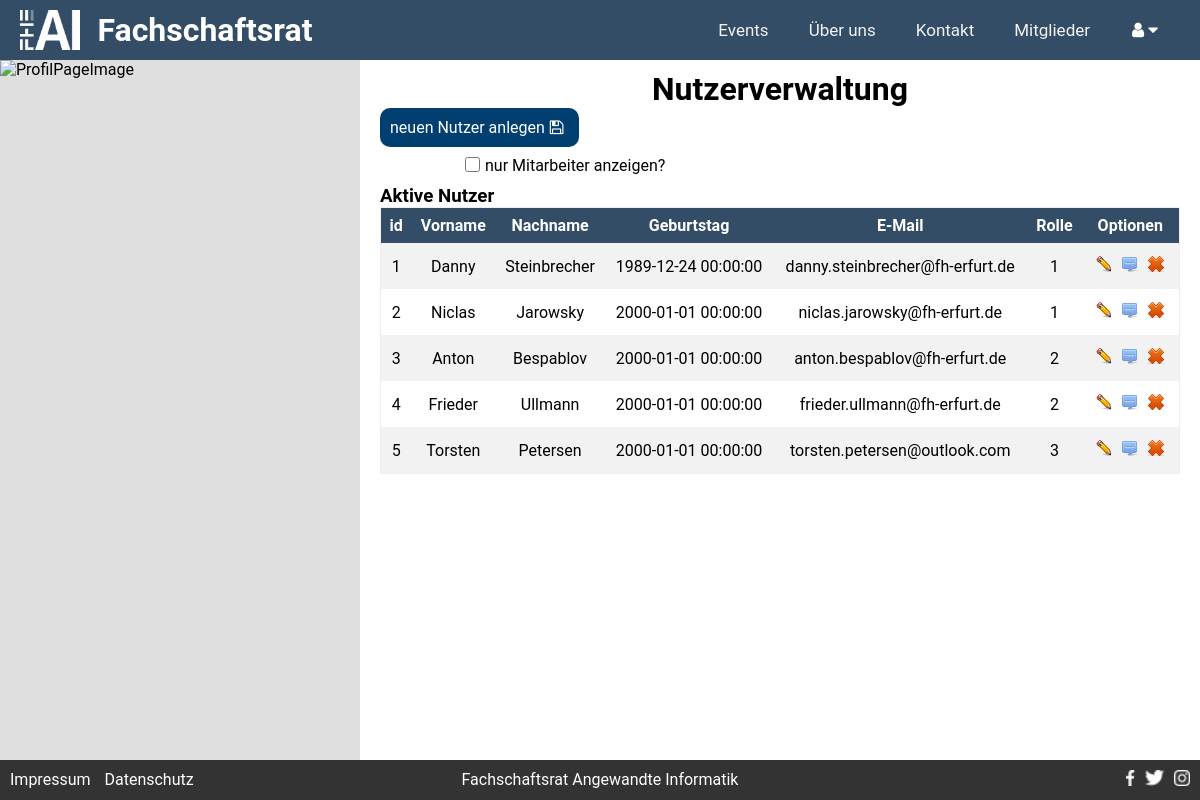
The app's page /index.php/?c=pages&a=userManagement (signed in), older data.
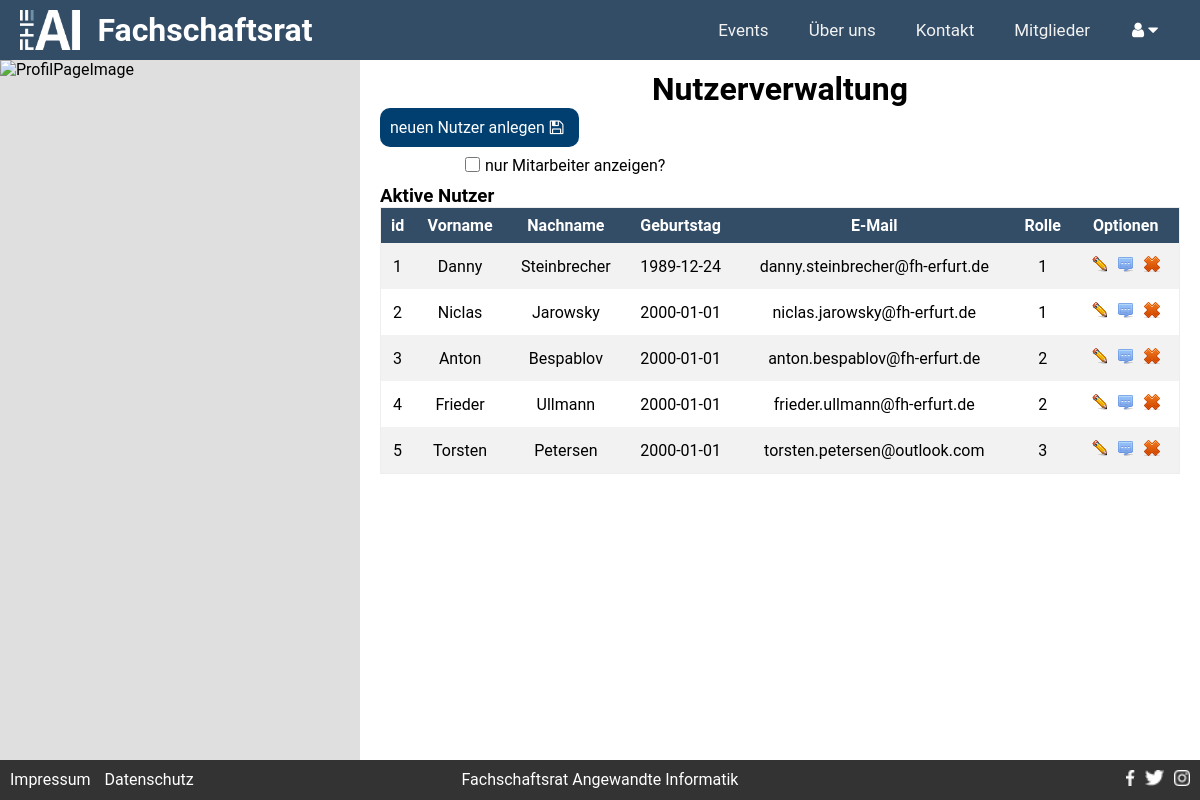
The same page, newer data.
### tables this page shows
CREATE TABLE IF NOT EXISTS `USER` (
  `ID` INT NOT NULL AUTO_INCREMENT,
  `CREATED_AT` TIMESTAMP NOT NULL DEFAULT CURRENT_TIMESTAMP,
  `UPDATED_AT` TIMESTAMP NULL DEFAULT NULL ON UPDATE CURRENT_TIMESTAMP,
  `FIRSTNAME` VARCHAR(21) NOT NULL,
  `LASTNAME` VARCHAR(24) NOT NULL,
  `DATE_OF_BIRTH` DATE NOT NULL,
  `DESCRIPTION` TEXT NULL,
  `PICTURE` VARCHAR(13) NULL,
  `EMAIL` VARCHAR(62) NOT NULL,
  `PASSWORD` VARCHAR(255) NOT NULL,
  `ROLE_ID` INT NOT NULL,
  PRIMARY KEY (`ID`),
  INDEX `fk_USER_ROLE1_idx` (`ROLE_ID` ASC),
  CONSTRAINT `fk_USER_ROLE1`
    FOREIGN KEY (`ROLE_ID`)
    REFERENCES `ROLE` (`ID`)
    ON DELETE NO ACTION
    ON UPDATE NO ACTION);

### models/baseModel.class.php (called while the page is built, shortened)
<?php
abstract class BaseModel
{
    public static function tablename()
    {
        $class = get_called_class();
        if(defined($class.'::TABLENAME'))
        {
            return $class::TABLENAME;
        }
        return null;
    }
    public static function find($where = '', $viewName = null, $orderBy = '')
    {
        $db  = $GLOBALS['db'];
        $result = null;
        try
        {
            if(!$viewName) {
               $viewName = self::tablename();
            }
            $sql = 'SELECT * FROM ' . $viewName;
            if(!empty($where))
            {
                $sql .= ' WHERE ' . $where .  ';';
            }
            $sql .= ' '.$orderBy;
            $result = $db->query($sql)->fetchAll();
        }
        catch(\PDOException $e)
        {
            die('Select statment failed: ' . $e->getMessage());
        }
        return $result;
    }
}

### controller/pages_controller.php (called while the page is built, shortened)
<?php
class PagesController extends Controller{
    public function actionUserManagement(){
        if(0){
            $this->_params['accounts'] = User::find('not (ROLE_ID = 3)');
        }else{
            $this->_params['accounts'] = User::find('1');
        }
    }
}

### views/pages/userManagement.php (the view, shortened to what this page needs)
<div class="SitePicture" id="fadeInImg">
    <img class="center" src="<?=ROOTPATH.'assets\images\matrix.jpg'?>" alt="ProfilPageImage">
</div>
<div class="Content" id="fadeIn">
    <h1>Nutzerverwaltung</h1>
    <a href="<?=$_SERVER['SCRIPT_NAME']?>/?p=newUser"> <button type="button">neuen Nutzer anlegen<i class="fa fa-floppy-o" aria-hidden="true"></i></button></a>
    <form action method=get>
        <div class="checkBox" >
            <input type="checkbox" name="onlyMember" id="onlyMember">
            <label for="onlyMember">nur Mitarbeiter anzeigen? </label>
        </div>
    </form>
    <br><br>
    <h3>Aktive Nutzer</h3>
    <?
    $html = '<table border ="1">';
    $html .= '<tr>'.
        '<th>id</th>' .
        '<th>Vorname</th>'.
        '<th>Nachname</th>'.
        '<th>Geburtstag</th>'.
        '<th>E-Mail</th>'.
        '<th>Rolle</th>'.
        '<th>Optionen</th>'.
        '</tr>';
    foreach($accounts as $index => $account) {
        $html .= '<tr>';
            $html .= '<td>'. $accounts[$index]['ID' ]. '</td>';
            $html .= '<td>'. $accounts[$index]['FIRSTNAME'    ]. '</td>';
            $html .= '<td>'. $accounts[$index]['LASTNAME'     ]. '</td>';
            $html .= '<td>'. $accounts[$index]['DATE_OF_BIRTH']. '</td>';
            $html .= '<td>'. $accounts[$index]['EMAIL'        ]. '</td>';
            $html .= '<td>'. $accounts[$index]['ROLE_ID'  ]. '</td>';
            $html .= '<td>';
                $html .= '<a href="';
                $html .= $_SERVER['SCRIPT_NAME'];
                $html .= '/?p=profil">';
                $html .= '<input type="image" name="edit[8c9aa635455b033d2bcb9c3b24489ec7]" title="User bearbeiten" src="/FSAI-Site/assets/images/edit.png" alt="Edit" style="outline:0;"></a>';
                $html .= '<input type="image" name="message[8c9aa635455b033d2bcb9c3b24489ec7]" title="Nachricht senden" src="/FSAI-Site/assets/images/email.png" alt="Nachricht" style="outline:0;">';
                $html .= '<input type="image" name="delete[8c9aa635455b033d2bcb9c3b24489ec7]" title="User entfernen" src="/FSAI-Site/assets/images/entfernen.png" alt="Delete" style="outline:0;" onclick="return confirm("Soll der Benutzer: Test Test wirklich entfernt werden?")">';
            $html .= '</td>';
        $html .= '</tr>';
        }
        $html .= '</table>';
        echo $html;
    ?>
</div>

### index.php (shortened to what this page needs)
<?
$controllerName = $_GET['c'] ?? 'pages';
$actionName = $_GET['a'] ?? 'start';
$controllerPath = __DIR__.'/controller/'.$controllerName.'_controller.php';
if(file_exists($controllerPath))
{
    $controllerClassName = '\\FSR_AI\\'.ucfirst($controllerName).'Controller';
    if(class_exists($controllerClassName))
    {
        $controllerInstance = new $controllerClassName($actionName, $controllerName);
        $actionMethodName = 'action'.ucfirst($actionName);
        if(method_exists($controllerInstance, $actionMethodName))
        {
            $controllerInstance->$actionMethodName();
            $controllerInstance->renderHTML();
        }
        else
        {
            echo $actionName;
           header('Location: index.php?c=pages&a=errorPage');
        }
    }
    else
    {
        header('Location: index.php?c=pages&a=errorPage');
    }
}
else{
    header('Location: index.php?c=pages&a=errorPage');
}
?>

### core/controller.php (shortened to what this page needs)
<?php
class Controller
{
	private $_actionName = null;
	private $_controllerName = null;
	protected $_params = [];
public function __construct($actionName = null, $controllerName = null)
	{
		$this->_actionName = $actionName;
		$this->_controllerName = $controllerName;
	}
	public function renderHTML()
	{
		$viewPath = $this->viewPath($this->_actionName, $this->_controllerName);
		if(file_exists($viewPath))
		{
			extract($this->_params);
				include $viewPath;
			$body = ob_get_clean();
			if(isset($noLayout) && $noLayout === true)
			{
				echo $body;
			}
			else
			{
				include __DIR__.'/../views/layout.php';
			}
		}
		else
		{
			header('Location: index.php?c=pages&a=errorPage');
		}
	}
	protected function viewPath($actionName = null, $controllerName = null)
	{
		return __DIR__ . '/../views/pages/' .$actionName.'.php';
	}
}

### views/layout.php (shortened to what this page needs)
<!DOCTYPE html>
<html lang="de">
<head>
    <link rel="stylesheet" href="<?=ROOTPATH.'assets/css/design.css'?>">
    <link rel="stylesheet" href="<?=ROOTPATH.'assets/css/navigation.css'?>">
    <link rel="stylesheet" href="<?=ROOTPATH.'assets/css/responsive.css'?>">
</head>
	<body>
        <?include __DIR__ . '/shared/navMenuBar.php'; ?>
			<?=$body?>
		<footer>
            <?include __DIR__ . '/shared/footer.php'; ?>
        </footer>
	</body>
</html>

### views/shared/navMenuBar.php (shortened to what this page needs)
<link rel="stylesheet" href="https://cdnjs.cloudflare.com/ajax/libs/font-awesome/4.7.0/css/font-awesome.min.css">
<nav>
    <div class="navfloat">
        <a href="<?=$_SERVER['SCRIPT_NAME']?>/?c=pages&a=events">Events</a>
        <a href="<?=$_SERVER['SCRIPT_NAME']?>/?c=pages&a=aboutUs">Über uns</a>
        <a href="<?=$_SERVER['SCRIPT_NAME']?>/?c=pages&a=contact">Kontakt</a>
        <a href="<?=$_SERVER['SCRIPT_NAME']?>/?c=pages&a=users">Mitglieder</a>
        <div class="dropdown">
                <button class="dropbtn"><i class="fa fa-user" aria-hidden="true"></i>
                <i class="fa fa-caret-down"></i>
            </button>
        </div>
    </div>
</nav>
<div class="NavContent">
    <a href="<?=$_SERVER['SCRIPT_NAME']?>/?p=start">
        <img src="/FSAI-Site/assets/images/ailogo_groß.png" alt="AiLogo">
        <h4>Fachschaftsrat</h4>
    </a>
</div>

### views/shared/footer.php
<div id="FooterLeft">
    <a href="<?=$_SERVER['SCRIPT_NAME']?>/?p=impressum">Impressum</a>
    <a href="<?=$_SERVER['SCRIPT_NAME']?>/?p=dataProtection">Datenschutz</a>
</div>
<div id="FooterMiddle">
    Fachschaftsrat Angewandte Informatik
</div>
<div id="FooterRight">
    <a target="_blank" href="https://www.instagram.com"> <img src="/FSAI-Site/assets/images/instagramm.png" class="footer_img" alt="Instagram"></a>
    <a target="_blank" href="https://www.twitter.com"> <img src="/FSAI-Site/assets/images/twitter.png" class="footer_img" alt="Twitter"></a>
    <a target="_blank" href="https://www.facebook.com/Fachschaft-Angewandte-Informatik-102233907862322/"> <img src="/FSAI-Site/assets/images/facebook.png" class="footer_img" alt="Facebook"></a>
</div>

### assets/css/design.css (style rules this page uses)
html, body { background: #dfdfdf; height:100%; margin:0; padding:0; overflow: hidden; }
nav, section, footer { display: block; }
* { margin: 0; padding: 0; border: 0; font-family: 'Roboto', sans-serif; box-sizing: border-box; }
.center { display: block; margin-left: auto; margin-right: auto; width: 50%; }
footer { padding: 10px; color: #fff; position:absolute; bottom: 0; height:40px; width: 100%; background: #333333; z-index: 1; vertical-align: middle; }
div#FooterLeft { float: left; width: 33%; }
div#FooterLeft a { text-decoration: none; color: white; margin-right: 10px; }
div#FooterMiddle { float: left; width: 34%; text-align: center; font-size: 16px; }
div#FooterRight { float: right; width: 33%; }
div#FooterRight a img { float: right; height: 16px; margin-left: 10px; }
.Content { background: #ffffff; height: calc(100% - 100px); position: relative; overflow: auto; padding: 10px 20px 10px 20px; }
.Content h1 { text-align: center; }
.Content button { font-size: 16px; text-align: center; background-color: #003F70; padding: 10px; text-decoration: none; color: white; border-radius:10px; }
.Content button i { margin: 0 5px 0 5px; }
.Content label { width: 100%; }
.SitePicture { height: calc(100% - 100px); position: relative; overflow:hidden; width:30%; float: left; }
.SitePicture img { height: 100%; width: 100%; }
div#fadeIn { animation: animationFadeIn ease 3s; }
div#fadeInImg { animation: animationFadeIn ease 1.5s; }
form { width: 80%; max-width: 40em; margin-right: auto; margin-left: auto; position: relative; }
form input, form textarea, form select { display: block; background-color: #ffffff; width: 100%; height: 50px; font-size: 18px; padding: 12px 20px; margin: 5px 0 5px; border-style: solid; border-width: 1px; border-color: #CECECE; border-radius: 3px; }
.checkBox { display: inline; float: left; width:auto; height: auto; }
.checkBox label { display: inline; width: auto; vertical-align: center; font-size: 16px; margin: 4px auto auto auto; }
.checkBox input[type="checkbox"] { width: auto; display: inline; height: auto; float: left; }
form label { float: left; text-align: left; margin-top: 20px; margin-bottom: 5px; }
table { border-collapse: collapse; width: 100%; margin: 0px auto 0 auto; border-style: groove; border-width: 1px; }
th, td { text-align: center; padding: 8px; }
tr:nth-child(even) { background-color: #f2f2f2 }
th { background-color: #334D66; color: white; }
table input { display: inline; padding: 5px; }
.checkBox { font-size: 14px; display: block; padding: 5px; }
.checkBox input[type="checkbox"] { width: 15px; height: 15px; background-color: #ff0012; content: ""; margin-right: 5px; }

### assets/css/navigation.css (style rules this page uses)
nav { overflow: hidden; background-color: #334D66; padding-right: 20px; width:100%; float:right; display: block; }
.navfloat { float:right; }
nav a { float: left; display: block; color: #f2f2f2; text-align: center; text-decoration: none; font-size: 17px; }
.dropdown { float: left; overflow: hidden; height: 100%; }
.dropdown .dropbtn { font-size: 17px; border: none; outline: none; color: white; background-color: inherit; font-family: inherit; margin: 0; height: 100%; width: 70px; }
nav a, .dropbtn { padding: 20px; }
.NavContent { display: block; height: 60px; font-size: 2em; color:white; white-space: nowrap; padding: 10px; margin-left: 10px; width:100%; }
.NavContent h4 { vertical-align: 9px; display: inline; margin-left: 10px; }
.NavContent img { display: inline; height: 100%; }
.NavContent a { display: inline; text-decoration: none; color: white; }

Row changes from the older to the newer data that the page shows:
changed user "Danny": DATE_OF_BIRTH "1989-12-24 00:00:00" → "1989-12-24"
changed user "Niclas": DATE_OF_BIRTH "2000-01-01 00:00:00" → "2000-01-01"
changed user "Anton": DATE_OF_BIRTH "2000-01-01 00:00:00" → "2000-01-01"
changed user "Frieder": DATE_OF_BIRTH "2000-01-01 00:00:00" → "2000-01-01"
changed user "Torsten": DATE_OF_BIRTH "2000-01-01 00:00:00" → "2000-01-01"
